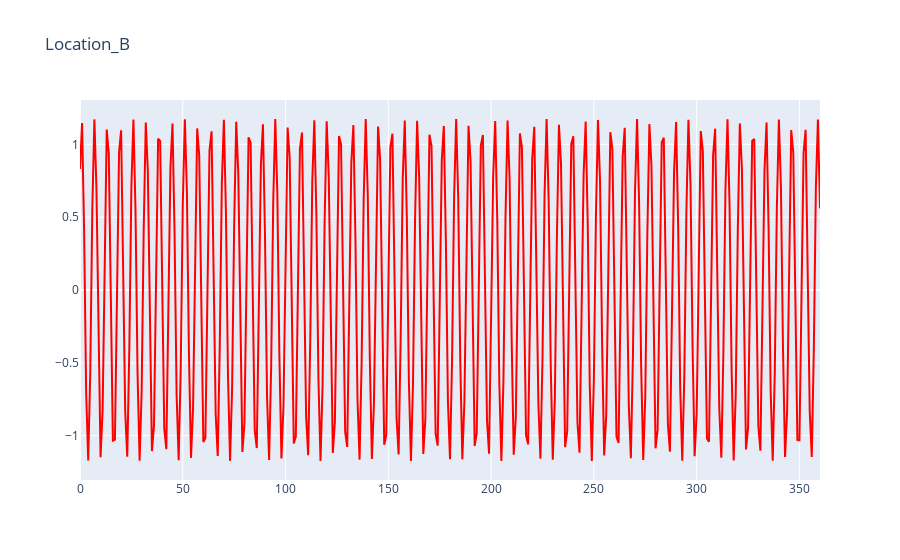
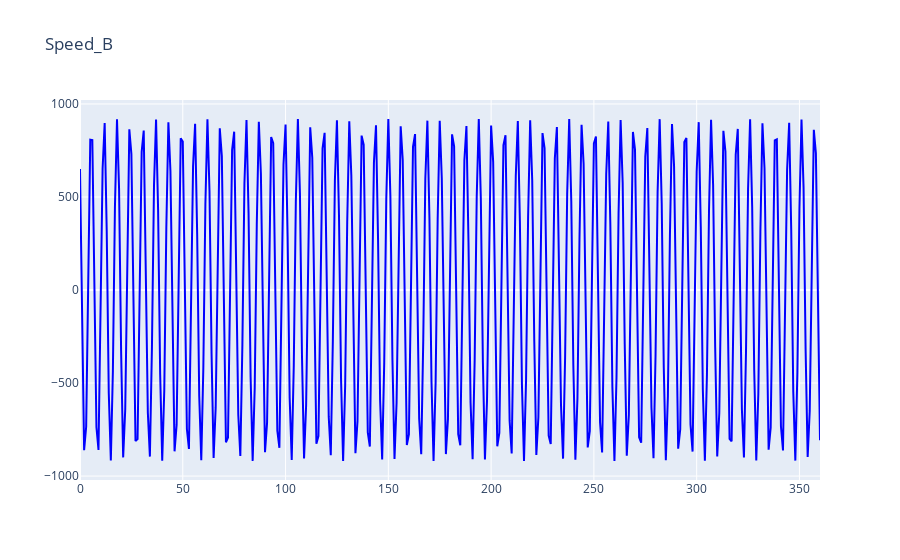
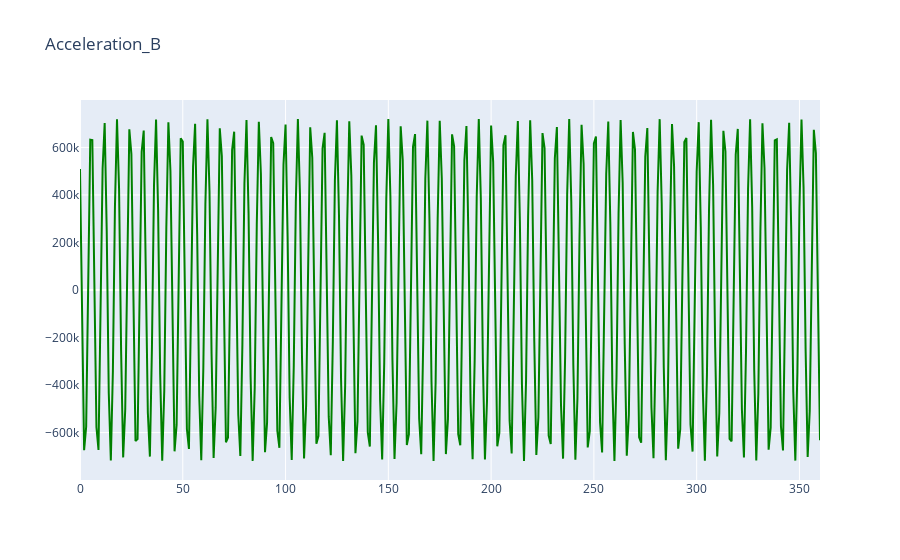

Notebook code cell kept with these figures, in order:
### Code cell
import plotly.graph_objects as go
fig = go.Figure()
fig.add_trace(go.Scatter(x=df['Degree'].iloc[0:],y=df['Location_B'].iloc[0:],mode='lines',line_color='red'))
fig.update_layout(title='Location_B')

fig.show()
fig = go.Figure()
fig.add_trace(go.Scatter(x=df['Degree'].iloc[0:],y=df['Speed_B'].iloc[0:],mode='lines',line_color='blue'))
fig.update_layout(title='Speed_B')

fig.show()
fig = go.Figure()
fig.add_trace(go.Scatter(x=df['Degree'].iloc[0:],y=df['Acceleration_B'].iloc[0:],mode='lines',line_color='green'))
fig.update_layout(title='Acceleration_B')

fig.show()

### Figure 1 — Plotly figure (JSON) as saved in the notebook; plotly's stock layout.template omitted (floating-point values rounded to 4 significant figures; data arrays with more than 128 entries replaced by an {"elided": "..."} marker saying what was removed)
{"data": [{"line": {"color": "red"}, "mode": "lines", "type": "scatter", "x": {"elided": "361 int values"}, "y": {"elided": "361 float values"}}], "layout": {"title": {"text": "Location_B"}}}

### Figure 2 — Plotly figure (JSON) as saved in the notebook; plotly's stock layout.template omitted (floating-point values rounded to 4 significant figures; data arrays with more than 128 entries replaced by an {"elided": "..."} marker saying what was removed)
{"data": [{"line": {"color": "blue"}, "mode": "lines", "type": "scatter", "x": {"elided": "361 int values"}, "y": {"elided": "361 float values"}}], "layout": {"title": {"text": "Speed_B"}}}

### Figure 3 — Plotly figure (JSON) as saved in the notebook; plotly's stock layout.template omitted (floating-point values rounded to 4 significant figures; data arrays with more than 128 entries replaced by an {"elided": "..."} marker saying what was removed)
{"data": [{"line": {"color": "green"}, "mode": "lines", "type": "scatter", "x": {"elided": "361 int values"}, "y": {"elided": "361 float values"}}], "layout": {"title": {"text": "Acceleration_B"}}}
